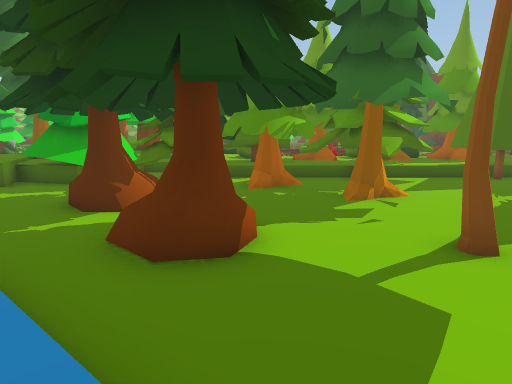
[1] (above)

24 first-person views from a walk through a 3-D level made in the Unity game engine. The camera is 1.4 m above the floor, tilts 10° down and sees 75° across. The floor is counted in squares, 1 m on a side. Each view is taken from the middle of a square. On the plan, view 1 faces up. The plan holds only what a view shows up to about 15 squares ahead; the rest is blank. The place goes on beyond the plan. The player character is not drawn.

[2]
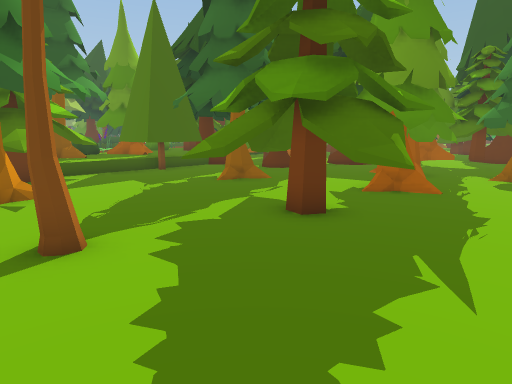

[3]
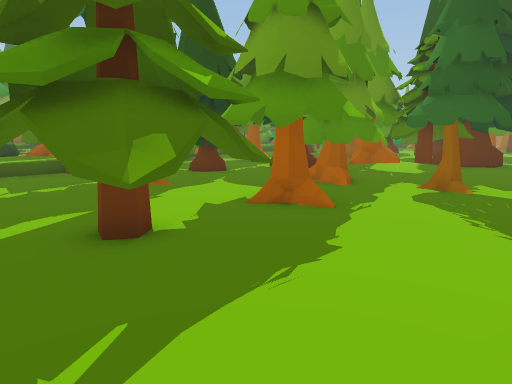

[4]
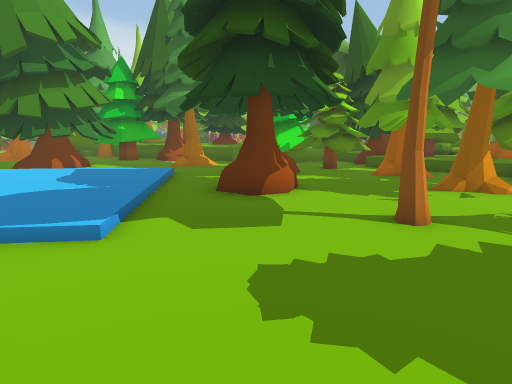

[5]
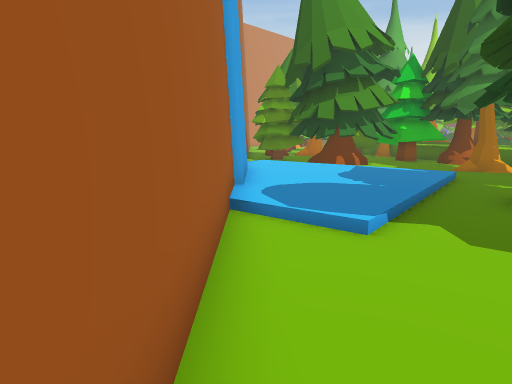

[6]
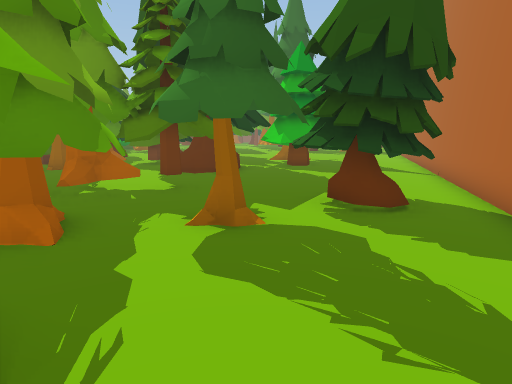

[7]
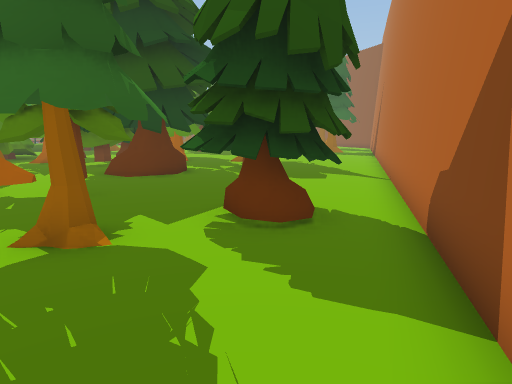

[8]
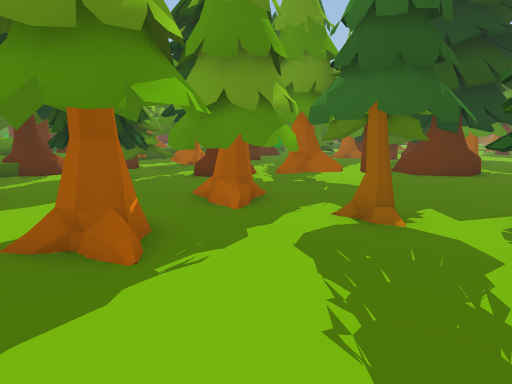

[9]
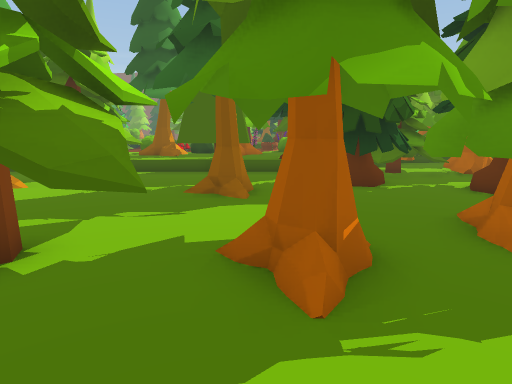

[10]
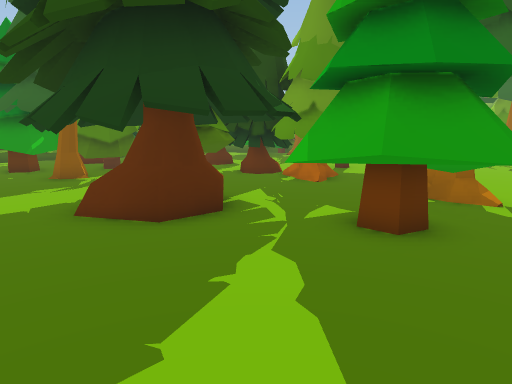

[11]
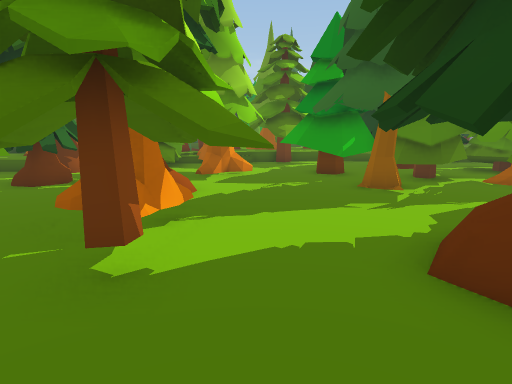

[12]
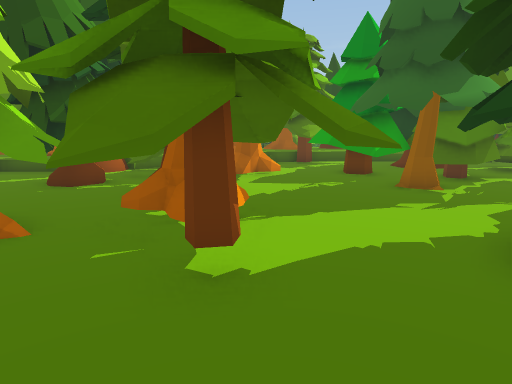

[13]
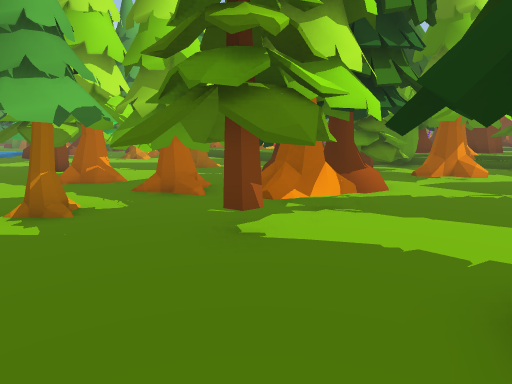

[14]
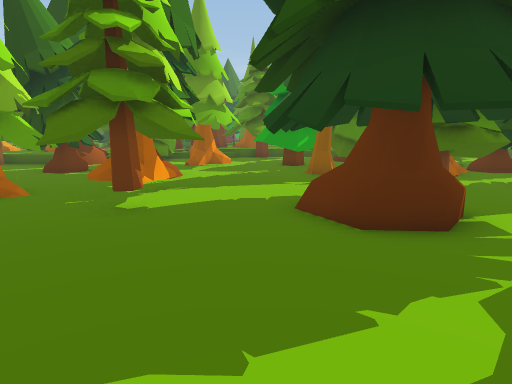

[15]
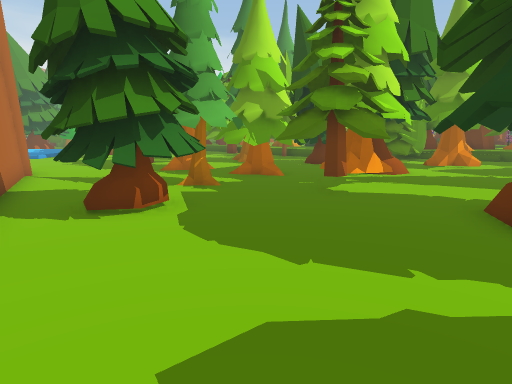

[16]
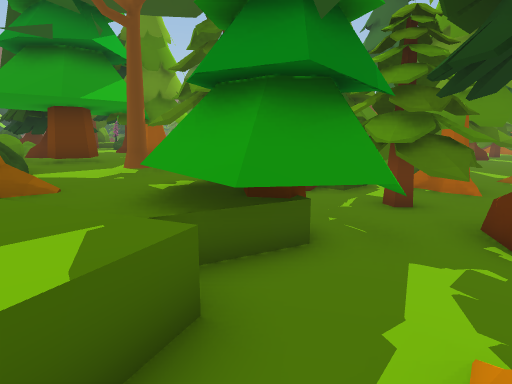

[17]
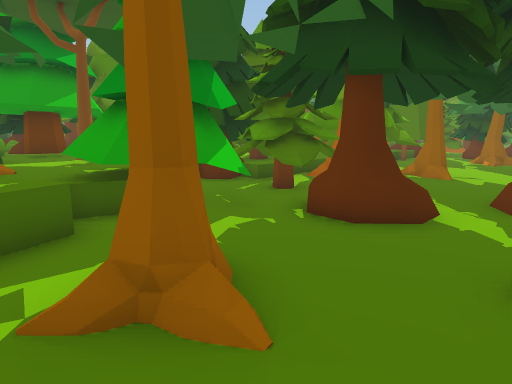

[18]
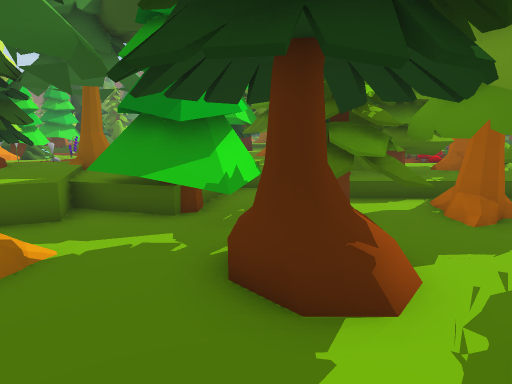

[19]
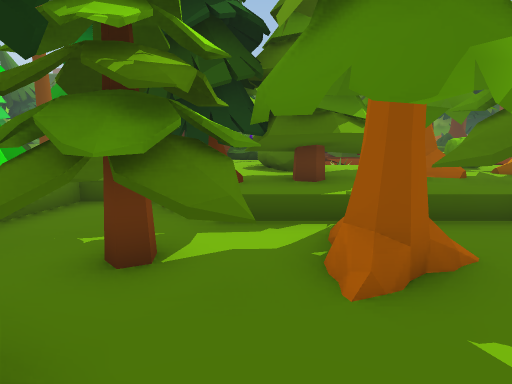

[20]
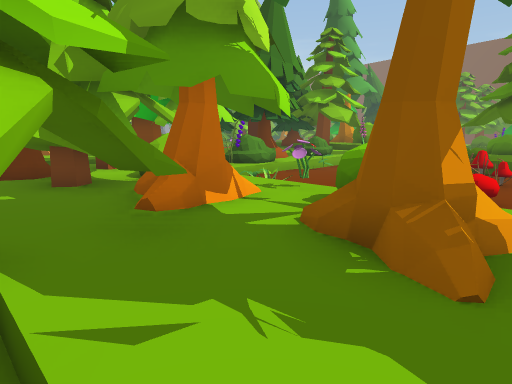

[21]
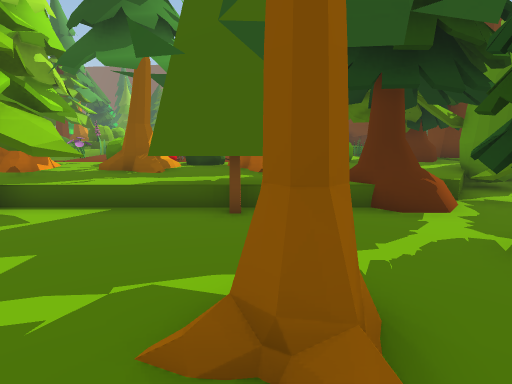

[22]
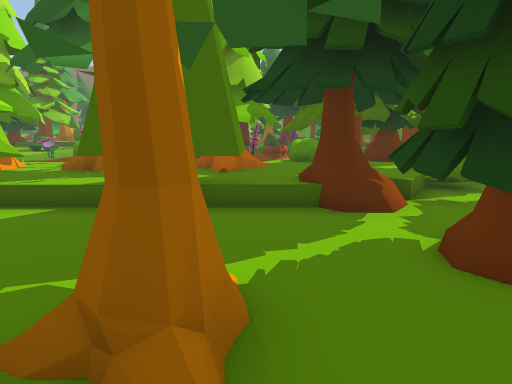

[23]
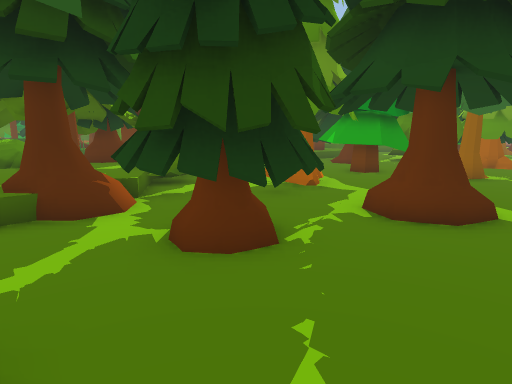

[24]
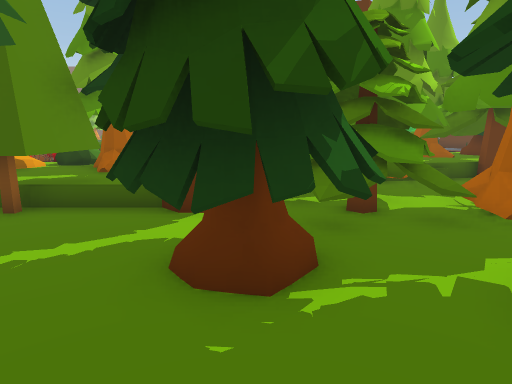

### Floor plan
Key: @ floor where view 1 was taken; # wall or solid block; x gap in a wall; . main floor; : floor 0.25 m higher than the main floor; + floor 0.5 m higher than the main floor; * floor 0.75 m higher than the main floor; / step, stairs or slope; = window, fence, low wall or low ledge; O other object.
Columns run from 10 left of view 1 to 26 right of it. Each row starts with its distance up from view 1.
 28               OO
 27                O
 26          O    OO
 25         OO    OO
 24          O.    O
 23        OOOO    O
 22    O OOOOOO    O:
 21   OOOOOOOO::::OOO               O
 20   OOO   OOO::: O:               O
 19    *#OOOOOO:::O :         #  OO
 18    *#OOOO  OO  O:    OO OO## OO
 17   OOOOOOO  +OOOO OO OOO OO   OOO
 16   O*O OOOOOOOOOOOOOOO +#O+OOOO#O
 15     O OO   OOOOOO+OOOOOOOOOOO.OO O
 14 O#O  =OOOOOOOO OO++OO+OOOOOO..O  OO
 13 OOOO*= OOOOO+OOO++OOOOOOOOOOO OO  OO
 12 OOOOOOOOOOOOOO OO/OOO.O.OOOOOOOOO O
 11  * OOOOOOOOOOOOO..OOO.. OOOO.OOOOOOO
 10 O##OOO.OOOOO## .......OOO.......OOOOO
  9  ...O..OO.OO.OO....O..OOO.......OO.OO
  8 O.OO..OO.....O.....OO..O..OO.......OO
  7 ..O...OO................... .......
  6 .........=..............O.OOO.....OOO
  5 O...//..OOO.....OOO.OO.OOOOOO...OOOOO
  4 OO  ::/..:...O.OO#OOOOOOOOOOO..OOOOO.
  3 OO /::://.......OOOOOOOO ..OOOOOOO..O
  2 OO/::::::/......OO..O..OOO.OO.OOOO...
  1 O/::::::::/............OOO.....OO.O..
  0  :::::::::@..............OO......OO
 -1  ::::::::/.... ..........OOO.....OOOx
 -2     ###########    ##....OOO.....OOOO
 -3                     ####............
 -4                        #####........
 -5                            ####.....
 -6                               ####..
 -7                                  ###

Where each view was taken, in squares from view 1:
view 1: 0 up, 0 right, facing up
view 2: 0 up, 2 right, facing up-right
view 3: 1 down, 5 right, facing up-right
view 4: 1 down, 5 right, facing up-left
view 5: 1 down, 5 right, facing left
view 6: 1 up, 9 right, facing right
view 7: 1 down, 10 right, facing right
view 8: 1 down, 9 right, facing up-right
view 9: 0 up, 10 right, facing up
view 10: 3 down, 19 right, facing up-right
view 11: 0 up, 19 right, facing up
view 12: 0 up, 18 right, facing up
view 13: 0 up, 21 right, facing up-left
view 14: 3 down, 20 right, facing up
view 15: 4 down, 22 right, facing up-left
view 16: 8 up, 9 left, facing up-right
view 17: 5 up, 9 left, facing up-right
view 18: 4 up, 4 left, facing up
view 19: 7 up, 1 left, facing up
view 20: 12 up, 7 right, facing up-left
view 21: 6 up, 9 right, facing up
view 22: 6 up, 10 right, facing up
view 23: 6 up, 10 right, facing up-right
view 24: 6 up, 13 right, facing up
